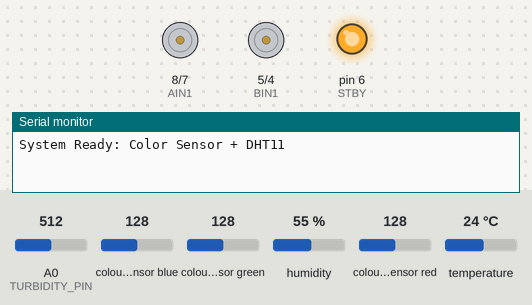
The sketch below on a simulated Arduino Uno, built with avr-gcc and run on an emulated ATmega328P. On the bench: motor-driver pin pairs drawn as motors (green arrow = first pin HIGH = forward, orange = second pin HIGH = backward, longer = more drive, scaled by the enable pin, stopped while the standby pin is LOW), output pins drawn as LEDs (lit = HIGH), the last lines printed to the serial monitor. The test bench sets the inputs (shaded band); at power-on: A0 (TURBIDITY_PIN) = 512, colour sensor blue 128, colour sensor green 128, humidity 55 %, colour sensor red 128, temperature 24 °C.

Above: at 0.3 s.
At 20.17 s:
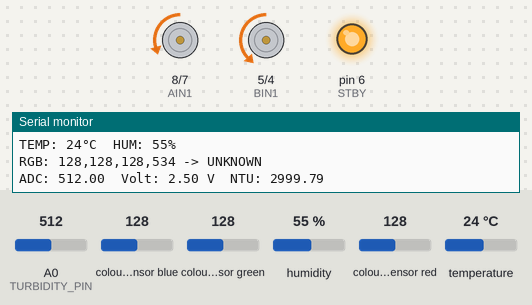
At 35.1 s:
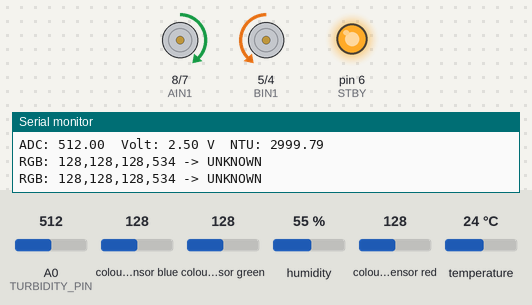
At 66.0 s:
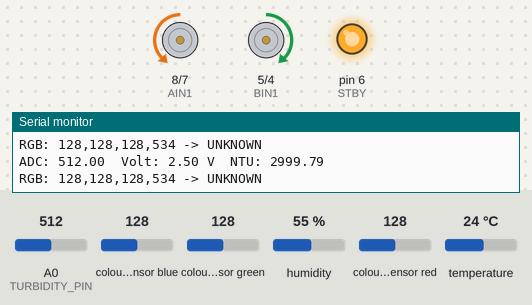
Timing chart, 0 to 67.5 s (numbered marks = the images above):
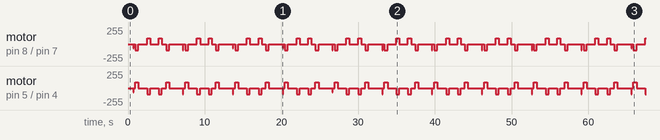

The sketch:

main_code.ino
```cpp
#include <DHT11.h>
#include "Adafruit_TCS34725.h"


// ------------------ DHT11 Sensor ------------------
//CHANGE CODE
DHT11 dht11(10);

bool justRecoveredFromBoundary = false;

bool firstTimeTurned = false;


// ================== PINOUT (TB6612FNG) ==================


//CHANGE CODE

const int TURBIDITY_PIN = A0;         // Analog input for sensor
const int OUTPUT_PIN    = 11;          // Digital output (LED/relay/etc.)
float sensorValue = 0.0;
float volt        = 0.0;
float ntu         = 0.0;
float threshold = 2135.0;
const uint8_t PWMA = 9;
const uint8_t AIN1 = 8;
const uint8_t AIN2 = 7;


const uint8_t PWMB = 3;
const uint8_t BIN1 = 5;
const uint8_t BIN2 = 4;


const uint8_t STBY = 6;


// ================== USER CONFIGURATION ==================


//CHANGE CODE
const String FOLLOW_COLORS[] = {"BLACK", "RED", "YELLOW"};
const int NUM_FOLLOW_COLORS = sizeof(FOLLOW_COLORS) / sizeof(FOLLOW_COLORS[0]);


//CHANGE CODE
const String LEFT_BOUNDARY_COLOR  = "WHITE";
const String RIGHT_BOUNDARY_COLOR = "ORANGE";


//color on the right
const String LEFT_TURN_MARKER  = "BLUE";
const String RIGHT_TURN_MARKER = "GREEN";


// ================== SPEED CONTROLS ==================
//50

//CHANGE CODE
const uint8_t FWD_PWM = 60;
uint8_t PIVL_LEFT_PWM  = 70;
uint8_t PIVL_RIGHT_PWM = 70;
uint8_t PIVR_LEFT_PWM  = 70;
uint8_t PIVR_RIGHT_PWM = 70;


// ================== COLOR SENSOR ==================
Adafruit_TCS34725 tcs(
  TCS34725_INTEGRATIONTIME_24MS,   // faster
  TCS34725_GAIN_4X
);


// ================== MOTOR HELPERS ==================
inline uint8_t clampPWM(int v){ return (uint8_t)constrain(v,0,255); }


void leftMotorForward(uint8_t pwm){ digitalWrite(AIN1, HIGH); digitalWrite(AIN2, LOW); analogWrite(PWMA, clampPWM(pwm)); }
void leftMotorBackward(uint8_t pwm){ digitalWrite(AIN1, LOW); digitalWrite(AIN2, HIGH); analogWrite(PWMA, clampPWM(pwm)); }
void leftMotorStop(){ digitalWrite(AIN1, LOW); digitalWrite(AIN2, LOW); analogWrite(PWMA, 0); }


void rightMotorForward(uint8_t pwm){ digitalWrite(BIN1, HIGH); digitalWrite(BIN2, LOW); analogWrite(PWMB, clampPWM(pwm)); }
void rightMotorBackward(uint8_t pwm){ digitalWrite(BIN1, LOW); digitalWrite(BIN2, HIGH); analogWrite(PWMB, clampPWM(pwm)); }
void rightMotorStop(){ digitalWrite(BIN1, LOW); digitalWrite(BIN2, LOW); analogWrite(PWMB, 0); }


void motorsBrake(){
  leftMotorStop();
  rightMotorStop();
}


void motorsForward(uint8_t l, uint8_t r){
  leftMotorBackward(l);
  rightMotorBackward(r);
}
void pivotLeft(uint8_t l, uint8_t r){
  leftMotorBackward(l);
  rightMotorForward(r);
}
void pivotRight(uint8_t l, uint8_t r){
  leftMotorForward(l);
  rightMotorBackward(r);
}

void motorsBackward(uint8_t l, uint8_t r){
  leftMotorForward(l);
  rightMotorForward(r);
}


void correctLeftBoundary() {
  float r, g, b, lux;
  for (int i = 0; i < 10; i++) {           // a few quick nudges
    delay(50);
    pivotRight(150, 150);                   // slightly stronger turn
    delay(300);                            // short movement
    motorsBrake();
    delay(10);

    String c = readColorOnce(r, g, b, lux);

    // Still on WHITE? Keep nudging.
    if (c == LEFT_BOUNDARY_COLOR) continue;

    // We've left WHITE: could now be BLACK/BLUE/YELLOW or something else.
    // Mark that we just came off a boundary so the next forward step is gentle.
    justRecoveredFromBoundary = true;
    return;
  }
  motorsBrake();
}

void correctRightBoundary() {
  float r, g, b, lux;
  for (int i = 0; i < 10; i++) {
    delay(50);
   pivotLeft(150, 150);
    delay(300);
    motorsBrake();
    delay(10);

    String c = readColorOnce(r, g, b, lux);

    if (c == RIGHT_BOUNDARY_COLOR) continue;

    justRecoveredFromBoundary = true;
    return;
  }
  motorsBrake();
}


// =======================================================
//  HANDLE COLOR REACTION (your whole block as a function)
// =======================================================
bool handleColorReaction(String color, float r, float g, float b, float lux) {

  // ---------- TURN MARKERS ----------
  if (color == LEFT_TURN_MARKER) {
    motorsBrake(); delay(100);
    correctRightBoundary();
    return true;   // handled
  }

  if (color == RIGHT_TURN_MARKER) {
    motorsBrake(); delay(100);
    correctLeftBoundary();
    return true;
  }

  // ---------- FLOOR FALL PROTECTION ----------
  if (color == "FLOOR") {
    motorsBrake(); delay(100);
    motorsBackward(50, 50); delay(10);
    return true;
  }

  // ---------- FOLLOW-COLORS ----------
  bool isFollowColor = false;
  for (int i = 0; i < NUM_FOLLOW_COLORS; i++)
    if (color == FOLLOW_COLORS[i]) isFollowColor = true;

  if (isFollowColor) {
      uint8_t pwm = FWD_PWM;
      uint16_t step = 15;

      if (justRecoveredFromBoundary) {
        pwm = 50;
        step = 15;
        justRecoveredFromBoundary = false;
      }

      // ---------- ONLY PURPLE gets the quick pulse ----------
      if (color == "PURPLE") {
          motorsForward(100, 100);   // quick burst
          delay(50);
          motorsBrake();
          delay(5);
      }

      // ---------- Normal color-follow movement ----------
      motorsForward(pwm, pwm);
      delay(300);

      return true;
  }

  // ---------- BOUNDARIES ----------
  if (color == LEFT_BOUNDARY_COLOR) {
    motorsBrake(); delay(100);
    correctLeftBoundary();
    return true;
  }

  if (color == RIGHT_BOUNDARY_COLOR) {
    motorsBrake(); delay(100);
    correctRightBoundary();
    return true;
  }

  return false;   // No reaction → normal recovery sequence should continue
}


// ================== COLOR DETECTION ==================
String detectColor(float r, float g, float b, float lux) {
  if ((r >= 100 && r <= 120) && (g >= 75 && g <= 90) && (b >= 50 && b <= 65) && (lux >= 7 && lux <= 17)) return "BLACK";
  if ((r >= 85 && r <= 95) && (g >= 80 && g <= 87) && (b >= 55 && b <= 65)) return "WHITE";
  if ((r >= 125 && r <= 135) && (g >= 55 && g <= 65) && (b >= 50 && b <= 60)) return "PINK";
  if ((r >= 150 && r <= 180) && (g >= 35 && g <= 65) && (b >= 25 && b <= 55))   return "RED";
  if ((r >= 85  && r <= 100) && (g >= 87 && g <= 95) && (b >= 50 && b <= 60))  return "GREEN";
  if ((r >= 55  && r <= 75) && (g >= 65  && g <= 80) && (b >= 90 && b <= 120)) return "BLUE";
  if ((r >= 105 && r <= 130) && (g >= 85  && g <= 115) && (b >= 20 && b <= 50))  return "YELLOW";
  if ((r >= 95 && r <= 140) && (g >= 57   && g <= 70)  && (b >= 55 && b <= 75)) return "PURPLE";
  if ((r >= 135 && r <= 150) && (g >= 60   && g <= 70)  && (b >= 25 && b <= 40)) return "ORANGE";
  if ((r >= 98 && r <= 106) && (g >= 78   && g <= 84)  && (b >= 48 && b <= 57)) return "FLOOR";
  return "UNKNOWN";
}

//maybe something here can change the speed of the color sensor?
inline String readColorOnce(float &r, float &g, float &b, float &lux) {
    // Get nice 0–255 RGB for your thresholds
    tcs.setInterrupt(false);
    delay(30);
    tcs.getRGB(&r, &g, &b);
    tcs.setInterrupt(true);

    // Optional: also compute lux from raw data
    uint16_t c, ri, gi, bi;
    tcs.getRawData(&ri, &gi, &bi, &c);
    lux = tcs.calculateLux(ri, gi, bi);

    return detectColor(r, g, b, lux);   // lux is not used now, but ok
}


// ================== SETUP ==================
void setup() {
  Serial.begin(9600);


  pinMode(PWMA, OUTPUT); pinMode(AIN1, OUTPUT); pinMode(AIN2, OUTPUT);
  pinMode(PWMB, OUTPUT); pinMode(BIN1, OUTPUT); pinMode(BIN2, OUTPUT);
  pinMode(STBY, OUTPUT);
  digitalWrite(STBY, HIGH);
  motorsBrake();


  if (!tcs.begin()) {
    Serial.println("No TCS34725 found!");
    while(1);
  }


  Serial.println("System Ready: Color Sensor + DHT11");
}


// ================== MAIN LOOP ==================
void loop() {


  /************** READ DHT11 SENSOR **************/
  int temp = 0, hum = 0;
  int result = dht11.readTemperatureHumidity(temp, hum);


  if (result == 0) {
    Serial.print("TEMP: "); Serial.print(temp);
    Serial.print("°C  HUM: "); Serial.print(hum);
    Serial.println("%");
  } else {
    Serial.println(DHT11::getErrorString(result));
  }


  /************** READ COLOR SENSOR **************/
  float r, g, b, lux;
  String color = readColorOnce(r, g, b, lux);


  Serial.print("RGB: ");
  Serial.print(int(r)); Serial.print(",");
  Serial.print(int(g)); Serial.print(",");
  Serial.print(int(b)); Serial.print(",");
  Serial.print(int(lux));

  Serial.print(" -> ");
  Serial.println(color);

 sensorValue = analogRead(TURBIDITY_PIN);


  // Convert ADC reading (0–1023) to voltage (0–5V)
  volt = sensorValue * (5.0 / 1023.0);


  // NTU calculation
  ntu = -1120.4 * sq(volt) + 5742.3 * volt - 4353.8;


  // Control output pin based on NTU vs threshold
  if (ntu < threshold) {
    digitalWrite(OUTPUT_PIN, HIGH);
  } else {
    digitalWrite(OUTPUT_PIN, LOW);
  }


  // Log locally
  Serial.print("ADC: ");
  Serial.print(sensorValue);
  Serial.print("  Volt: ");
  Serial.print(volt);
  Serial.print(" V  NTU: ");
  Serial.println(ntu);

  //************MOVE******************************/

  // Try reacting to the color
  bool handled = handleColorReaction(color, r, g, b, lux);

  if (handled) return;    // color logic already did the action


  // Recovery sequence
  motorsForward(FWD_PWM, FWD_PWM);
  delay(70);
  motorsBrake();
  delay(100);

  float rN, gN, bN, luxN;
  String colorN = readColorOnce(rN, gN, bN, luxN);
  Serial.print("RGB: ");
  Serial.print(int(rN)); Serial.print(",");
  Serial.print(int(gN)); Serial.print(",");
  Serial.print(int(bN)); Serial.print(",");
  Serial.print(int(luxN));
  Serial.print(" -> ");
  Serial.println(colorN);

  if (handleColorReaction(colorN, rN, gN, bN, luxN)) return;


  // ---- left sweep ----
  pivotLeft(90, 90);
  delay(400);
  motorsBrake();
  delay(1000);

  float rL, gL, bL, luxL;
  String colorL = readColorOnce(rL, gL, bL, luxL);
  Serial.print("RGB: ");
  Serial.print(int(rL)); Serial.print(",");
  Serial.print(int(gL)); Serial.print(",");
  Serial.print(int(bL)); Serial.print(",");
  Serial.print(int(luxL));
  Serial.print(" -> ");
  Serial.println(colorL);

  if (handleColorReaction(colorL, rL, gL, bL, luxL)) return;


  // ---- right sweep 1 ----
  pivotRight(90, 90);
  delay(400);
  motorsBrake();
  delay(1000);

  float rR, gR, bR, luxR;
  String colorR = readColorOnce(rR, gR, bR, luxR);
  Serial.print("RGB: ");
  Serial.print(int(rR)); Serial.print(",");
  Serial.print(int(gR)); Serial.print(",");
  Serial.print(int(bR)); Serial.print(",");
  Serial.print(int(luxR));
  Serial.print(" -> ");
  Serial.println(colorR);

  if (handleColorReaction(colorR, rR, gR, bR, luxR)) return;


  // ---- right sweep 2 ----
  pivotRight(90, 90);
  delay(400);
  motorsBrake();
  delay(400);

  colorR = readColorOnce(rR, gR, bR, luxR);
  Serial.print("RGB: ");
  Serial.print(int(rR)); Serial.print(",");
  Serial.print(int(gR)); Serial.print(",");
  Serial.print(int(bR)); Serial.print(",");
  Serial.print(int(luxR));
  Serial.print(" -> ");
  Serial.println(colorR);

  if (handleColorReaction(colorR, rR, gR, bR, luxR)) return;


  // ---- final left sweep ----
  pivotLeft(90, 90);
  delay(400);
  motorsBrake();
  delay(1000);

  colorN = readColorOnce(rN, gN, bN, luxN);
  if (handleColorReaction(colorN, rN, gN, bN, luxN)) return;


  motorsBrake();

}
```

Measured:
- by itself, motor on pin 8 (AIN1) / pin 7 (AIN2), motor on pin 5 (BIN1) / pin 4 (BIN2): moves between backward 90/255 and forward 90/255, repeating every 51.9 s
